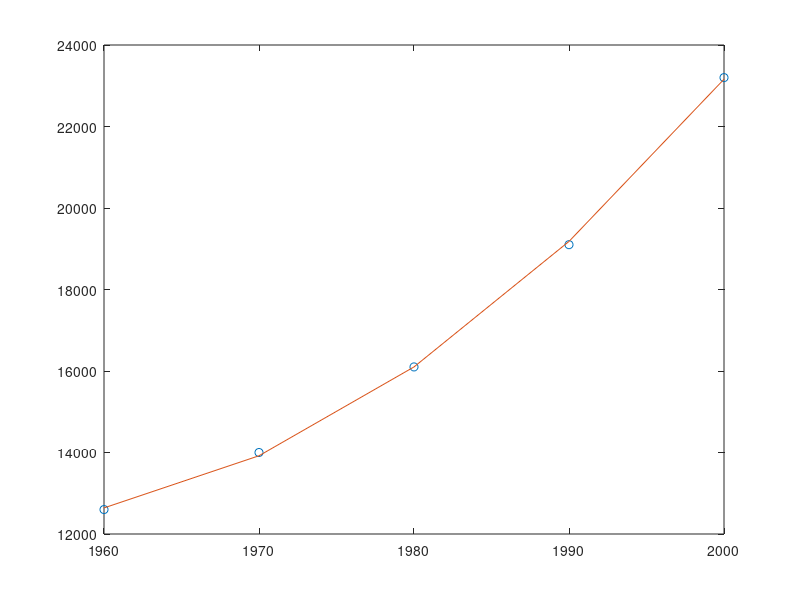

Source code (MATLAB):
clc
clear

t = [1960:10:2000]';
P = [12600 14000 16100 19100 23200]';

A = [t.^2 t ones(size(t))];

x = inv(A' * A) * A' * P

plot(t, P, 'o')

f = x(1)*t.^2 + x(2)*t + x(3);

hold on
plot(t, f)

f = @(t) x(1)*t.^2 + x(2)*t + x(3)

f(2010)
